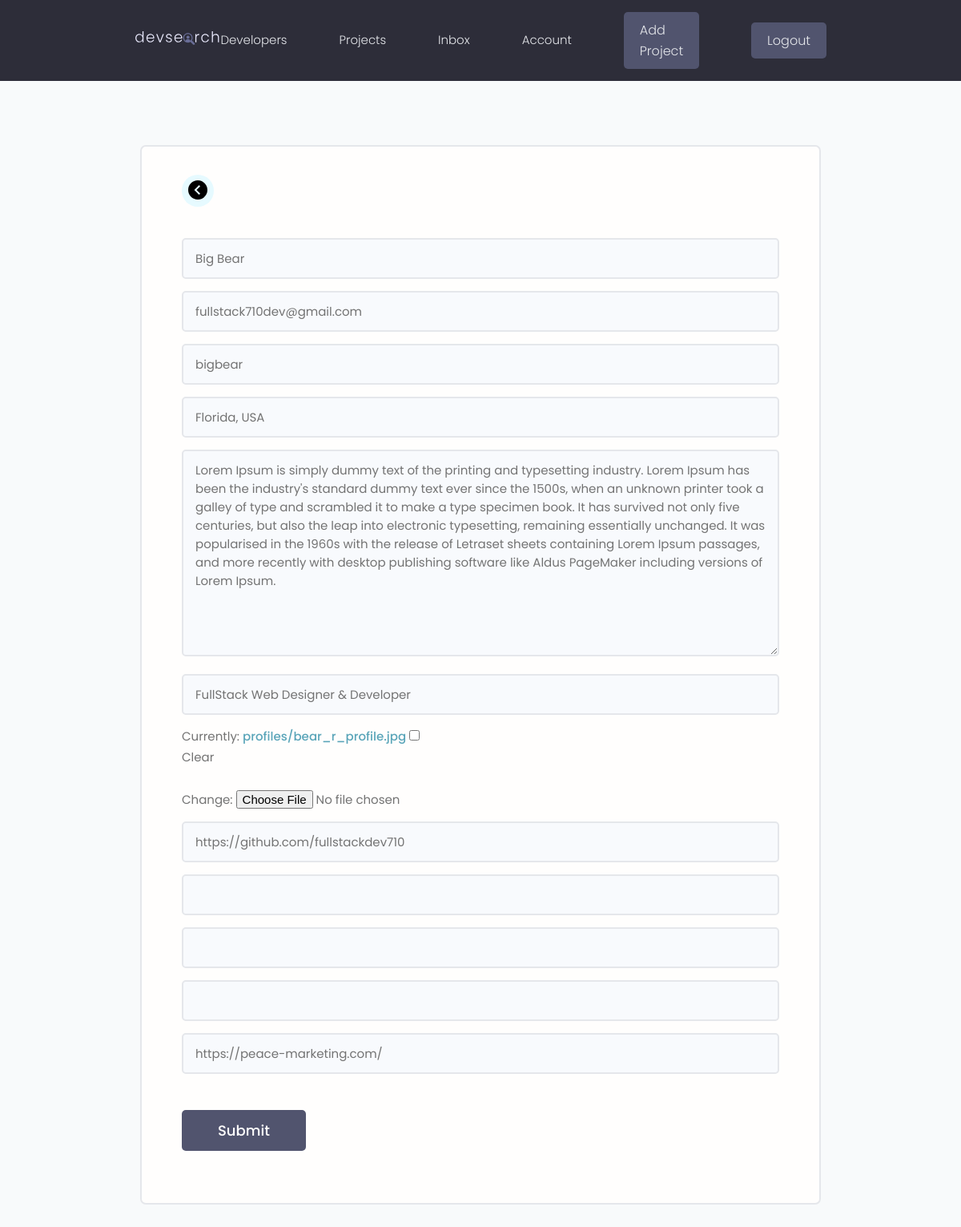
The page /edit-account/ (signed in) on the database its author committed.
### users/models.py (models this page shows, shortened)
class Profile(models.Model):
    user = models.OneToOneField(
        User, on_delete=models.CASCADE, null=True, blank=True)
    name = models.CharField(max_length=200, blank=True, null=True)
    email = models.EmailField(max_length=500, blank=True, null=True)
    username = models.CharField(max_length=200, blank=True, null=True)
    location = models.CharField(max_length=200, blank=True, null=True)
    short_intro = models.CharField(max_length=200, blank=True, null=True)
    bio = models.TextField(blank=True, null=True)
    profile_image = models.ImageField(
        null=True, blank=True, upload_to='profiles/', default="profiles/user-default.png")
    location = models.CharField(max_length=200, blank=True, null=True)
    social_github = models.CharField(max_length=200, blank=True, null=True)
    social_stackoverflow = models.CharField(
        max_length=200, blank=True, null=True)
    social_twitter = models.CharField(max_length=200, blank=True, null=True)
    social_linkedin = models.CharField(max_length=200, blank=True, null=True)
    social_youtube = models.CharField(max_length=200, blank=True, null=True)
    social_website = models.CharField(max_length=200, blank=True, null=True)
    created = models.DateTimeField(auto_now_add=True)
    id = models.UUIDField(default=uuid.uuid4, unique=True,
                          primary_key=True, editable=False)

### users/views.py (the view)
# urls.py: path("edit-account/", views.editAccount, name="edit-account"),
@login_required(login_url='login')
def editAccount(request):
    profile = request.user.profile
    form = ProfileForm(instance=profile)
    if request.method == 'POST':
        form = ProfileForm(request.POST, request.FILES, instance=profile)
        if form.is_valid():
            form.save()
            return redirect('account')
    context = {'form': form}
    return render(request, 'users/profile_form.html', context)

### users/forms.py
class ProfileForm(ModelForm):
    class Meta:
        model = Profile
        fields = ['name', 'email', 'username', 'location', 'bio', 'short_intro', 'profile_image',
                  'social_github', 'social_linkedin', 'social_twitter', 'social_youtube', 'social_website']
    def __init__(self, *args, **kwargs):
        super(ProfileForm, self).__init__(*args, **kwargs)
        for name, field in self.fields.items():
            field.widget.attrs.update({'class': 'input'})

### users/templates/users/profile_form.html (shortened to what this page needs)
{% extends 'main.html' %}
{% block content %}
<main class="formPage my-xl">
    <div class="content-box">
        <div class="formWrapper">
            <a class="backButton" href="{% url 'account' %}">
                <svg xmlns="http://www.w3.org/2000/svg" width="24" height="24" viewBox="0 0 24 24">
                    <path
                        d="M0 12c0 6.627 5.373 12 12 12s12-5.373 12-12-5.373-12-12-12-12 5.373-12 12zm7.58 0l5.988-5.995 1.414 1.416-4.574 4.579 4.574 4.59-1.414 1.416-5.988-6.006z" />
                </svg>
            </a>
            <br>
            <form class="form" method="POST" action="{% url 'edit-account' %}" , enctype="multipart/form-data">
                {% for field in form %}
                <div class="form__field">
                    {{field}}
                </div>
                {% endfor %}
                <input class="btn btn--sub btn--lg  my-md" type="submit" value="Submit" />
            </form>
        </div>
    </div>
</main>
{% endblock content %}

### static/style/app.css (style rules this page uses)
:root { --color-sub: #2d2d39; }
.btn--sub { background-color: var(--color-sub-light); }
.content-box { width: 95%; max-width: 85rem; margin: 0 auto; }
.backButton { background: var(--color-main-light); color: var(--color-main); width: 4rem; height: 4rem; display: flex; align-items: center; justify-content: center; border-radius: 50%; }
.formPage .formWrapper { list-style: none; background: var(--color-white); padding: 3.5rem 5rem; border: 2px solid var(--color-light); border-radius: 0.7rem; }

### frontend/main.css (style rules this page uses)
body { background-color: #f8fafb; margin: 0; }

### static/uikit/styles/modules/_variables.css (style rules this page uses)
:root { --color-main: #5aa5b9; --color-main-light: #e6faff; --color-sub: #3f4156; --color-sub-light: #51546e; --color-sub-lighter: #ededfd; --color-text: #737373; --color-gray: #8b8b8b; --color-light: #e5e7eb; --color-light-gray: #767676; --color-bg: #f8fafd; --color-white: #fffefd; --color-white-light: #f3f3f3; --color-success: #359e64; --color-success-bg: #def8e8; --color-error: #fc4b0b; --color-error-bg: #fff2ee; --font-base: 'Poppins', arial, helvetica, 'Segoe UI', roboto, ubuntu, sans-serif; --font-monospace: 'Fira Code', 'Courier New', courier, monospace; --font-regular: 300; --font-medium: 500; --font-bold: 700; --generic-shadow: 1px 1px 5px #00000010; --generic-transition: all 0.3s ease-in-out; }

### static/uikit/styles/modules/_base.css (style rules this page uses)
* { margin: 0; padding: 0; box-sizing: border-box; text-rendering: optimizeLegibility; color: inherit; font-size: inherit; }
html { font-size: 50%; }
@media only screen and (min-width: 480px) { html { font-size: 56.25%; } }
@media only screen and (min-width: 1200px) { html { font-size: 62.5%; } }
body { line-height: 1.6; font-weight: 400; font-size: 1.5rem; color: var(--color-text); background-color: var(--color-bg); min-height: 100vh; }

### static/uikit/styles/modules/_typography.css (style rules this page uses)
* { font-family: var(--font-base); }
a { padding-bottom: 2px; text-decoration: none; display: inline-block; color: var(--color-main); font-weight: var(--font-medium); }

### static/uikit/styles/modules/_utilities.css (style rules this page uses)
.my-md { margin: 3rem auto; }
.my-xl { margin: 8rem auto; }

### static/uikit/styles/modules/_button.css (style rules this page uses)
.btn { display: inline-block; position: relative; cursor: pointer; background-color: var(--color-light); font-weight: var(--font-medium); color: var(--color-sub); text-decoration: none; padding: 1rem 2rem; border-radius: 0.5rem; border: none; width: -webkit-fit-content; width: -moz-fit-content; width: fit-content; height: -webkit-fit-content; height: -moz-fit-content; height: fit-content; font-size: 1.6rem; outline-width: 0; outline-color: transparent; -webkit-backface-visibility: hidden; backface-visibility: hidden; transition: all 0.3s ease-in-out; }
.btn--sub { background-color: var(--color-sub); color: var(--color-white); }
.btn--lg { font-size: 1.8rem; padding: 1.2rem 4.5rem; }

### static/uikit/styles/modules/_form.css (style rules this page uses)
.form { display: block; }
.form__field { margin-top: 1.5rem; margin-bottom: 1.5rem; }
.form__label, .form__field > label { display: block; margin-bottom: 0.5rem; color: var(--color-text); }
input.input[type='text'], input.input[type='email'], input.input[type='password'], input.input[type='number'], select.input, textarea.input { min-width: 24rem; width: 100%; padding: 1.2rem 1.5rem; border-radius: 0.5rem; border: 2px solid var(--color-light); transition: all 0.3s ease-in-out; background-color: var(--color-bg); }

### rows shown on the page
Profile: form "Big Bear" "fullstack710dev@gmail.com" "bigbear" "Florida, USA" "Lorem Ipsum is simply dummy text of the printing and typesetting industry. Lorem Ipsum has been the industry's standard dummy text ever since the 1500s, when an unknown printer took a galley of type and scrambled it to make a type specimen book. It has survived not only five centuries, but also the leap into electronic typesetting, remaining essentially unchanged. It was popularised in the 1960s with the release of Letraset sheets containing Lorem Ipsum passages, and more recently with desktop publishing software like Aldus PageMaker including versions of Lorem Ipsum." "FullStack Web Designer & Developer" "https://github.com/fullstackdev710" "https://peace-marketing.com/"
